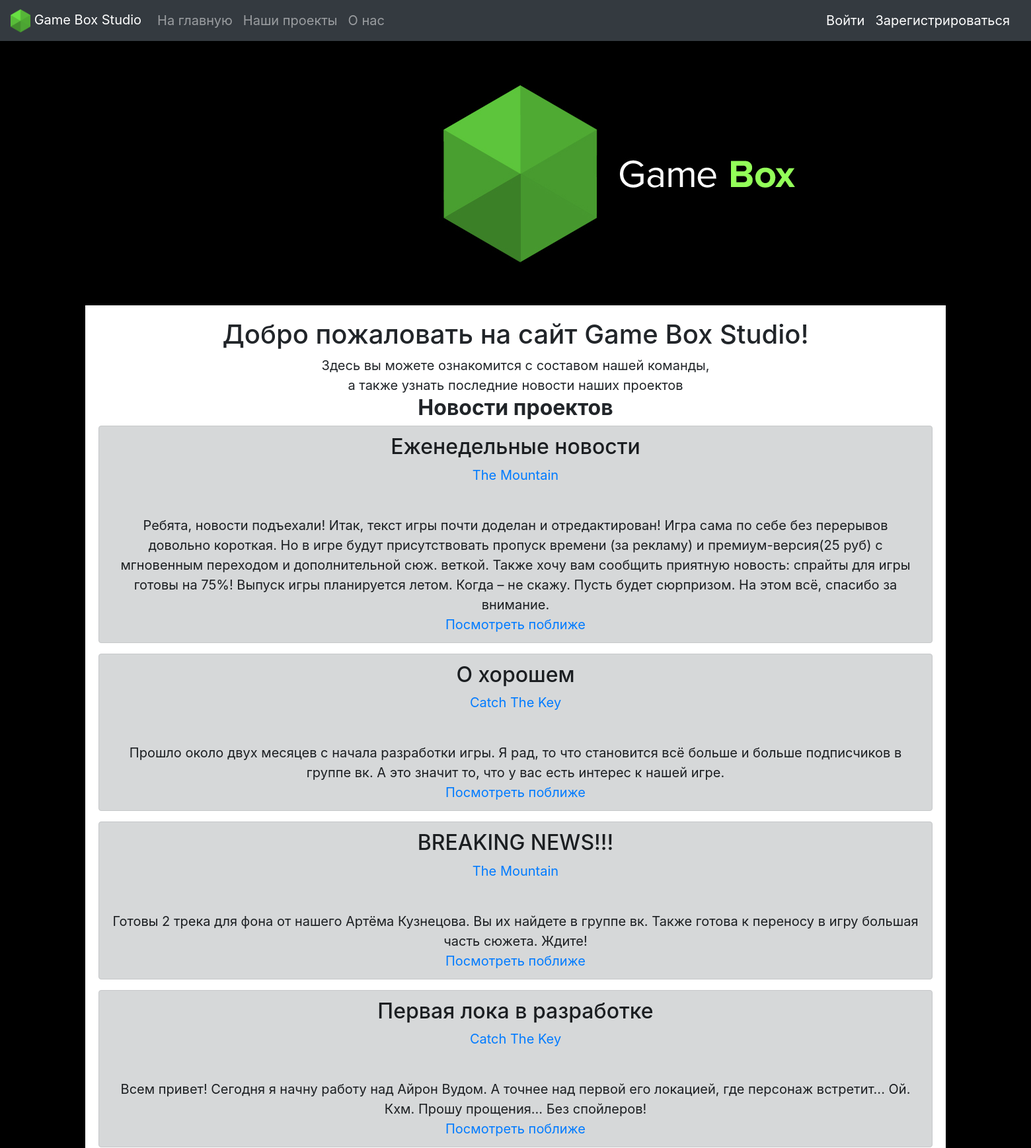
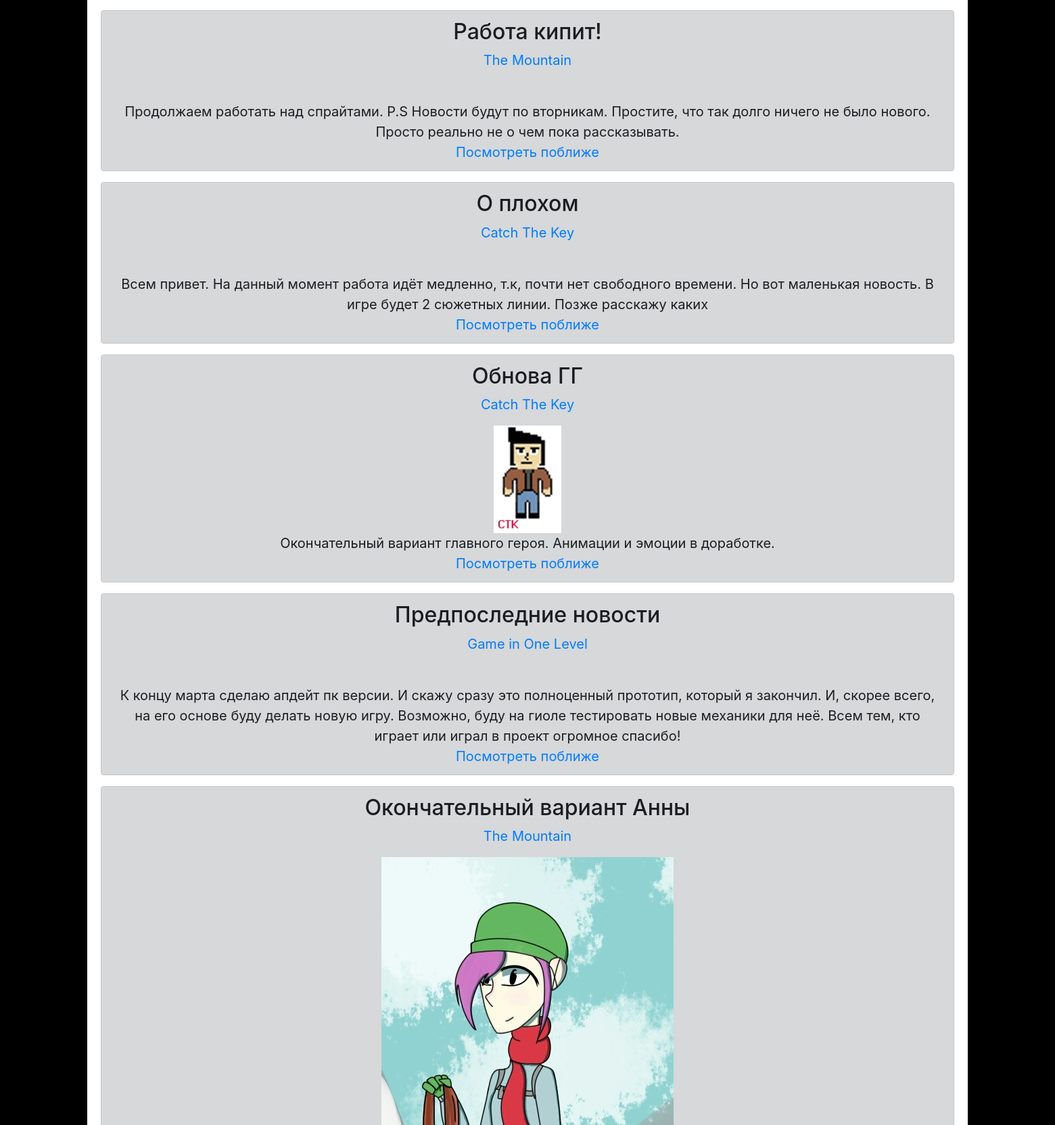
The page / (upper part) on the database its author committed (2 pictures, top to bottom).
### tables this page shows
CREATE TABLE news 
                            (id INTEGER PRIMARY KEY AUTOINCREMENT,
                             user_id INTEGER, 
                             title VARCHAR(100),
                             content VARCHAR(1000),
                             image VARCHAR(1000),
                             project VARCHAR(100)
                             );

### server.py (the view)
@app.route('/')
def home():
    news = news_model.get_all()
    return render_template('main.html', title='Главная', news=news)

### db.py (called while the page is built)
    def get_all(self, project=None):
        cursor = self.connection.cursor()
        if project:
            cursor.execute("SELECT * FROM news WHERE project = ?", (str(project),))
        else:
            cursor.execute("SELECT * FROM news")
        rows = sorted(cursor.fetchall(), reverse=True)
        return rows

### templates/main.html (shortened to what this page needs)
{% extends "base.html" %}
{% block content %}
		<center><img src="static/img/GameBox.png" alt=""></center>
		<div style="padding: 20px" align="center">
			<center><h1> Добро пожаловать на сайт Game Box Studio! </h1></center>
			<div>
				Здесь вы можете ознакомится с составом нашей команды,<br>
				а также узнать последние новости наших проектов
			</div>
			<h2><b>Новости проектов</b></h2>
			{% for item in news %}
				<div class="alert alert-dark" role="alert">
					<h2>{{item[2]}}</h2>
					{% if item[5] == 'CTK' %}
						<p><a href="/Catch_The_Key">Catch The Key</a></p>
					{% elif item[5] == 'GiOL' %}
						<p><a href="/Game_in_One_Level">Game in One Level</a></p>
					{% elif item[5] == 'TM' %}
						<p><a href="/The_Mountain">The Mountain</a></p>
					{% endif %}
					{% if item[4] != None %}
						<img src="/static/img/news/{{item[4]}}" alt="">
					{% endif %}
					<div>{{item[3]}}</div>
					<a href="/news/{{item[0]}}">Посмотреть поближе</a>
				</div>
			{% endfor %}
		</div>
{% endblock %}

### templates/base.html (shortened to what this page needs)
<!doctype html>
<html lang="en">
<head>
    <link rel="stylesheet" href="https://maxcdn.bootstrapcdn.com/bootstrap/4.0.0/css/bootstrap.min.css">
</head>
  <body>
    <header>
      <nav class="navbar navbar-expand-lg navbar-dark bg-dark">
		  <a class="navbar-brand" href="/">
		  <img src="/static/img/GameBoxLogo.png" width="30" height="35" alt="">
		  Game Box Studio
		  </a>
		  <div class="collapse navbar-collapse" id="navbarNav">
			<ul class="navbar-nav">
			  <li class="nav-item">
				<a class="nav-link" href="/">На главную<span class="sr-only">(current)</span></a>
			  </li>
			  <li class="nav-item">
				<a class="nav-link" href="/projects">Наши проекты</a>
			  </li>
			  <li class="nav-item">
				<a class="nav-link" href="/about">О нас</a>
			  </li>
			</ul>
		  </div>
			{% if "username" in session %}
			<a class="navbar-brand" href="/profile">{{session['username']}}</a>
			{% else %}
			<a class="navbar-brand" href="/login">Войти</a>
			<a class="navbar-brand" href="/sign_up">Зарегистрироваться</a>
			{% endif %}
		</nav>
    </header>
    <main role="main" class="w3-container">
		{% block content %}{% endblock %}
    </main>
  </body>
</html>

### templates/base.html (style rules this page uses)
html { height: 100%; }
body { background-color: #000000; background-image: url(/static/img/GameBox.png); background-attachment: fixed; background-position: center; background-repeat: no-repeat; margin: 0; position: relative; min-height: 1000px; }
main { padding-bottom: 120px; }
.w3-container { float: center; max-width: 83.5%; max-height: 100%; background-color: #FFFFFF; word-wrap: break-word; margin-left: auto; margin-right: auto; }
div { font-size: 20px; }

### rows shown on the page
news: title "Еженедельные новости", project "The Mountain", content "Ребята, новости подъехали! Итак, текст игры почти доделан и отредактирован! Игра сама по себе без перерывов довольно короткая. Но в игре будут присутствовать пропуск времени (за рекламу) и премиум-версия(25 руб) с мгновенным переходом и дополнительной сюж. веткой. Также хочу вам сообщить приятную новость: спрайты для игры готовы на 75%! Выпуск игры планируется летом. Когда – не скажу. Пусть будет сюрпризом. На этом всё, спасибо за внимание."
news: title "О хорошем", project "Catch The Key", content "Прошло около двух месяцев с начала разработки игры. Я рад, то что становится всё больше и больше подписчиков в группе вк. А это значит то, что у вас есть интерес к нашей игре."
news: title "BREAKING NEWS!!!", project "The Mountain", content "Готовы 2 трека для фона от нашего Артёма Кузнецова. Вы их найдете в группе вк. Также готова к переносу в игру большая часть сюжета. Ждите!"
news: title "Первая лока в разработке", project "Catch The Key", content "Всем привет! Сегодня я начну работу над Айрон Вудом. А точнее над первой его локацией, где персонаж встретит... Ой. Кхм. Прошу прощения... Без спойлеров!"
news: title "Работа кипит!", project "The Mountain", content "Продолжаем работать над спрайтами. P.S Новости будут по вторникам. Простите, что так долго ничего не было нового. Просто реально не о чем пока рассказывать."
news: title "О плохом", project "Catch The Key", content "Всем привет. На данный момент работа идёт медленно, т.к, почти нет свободного времени. Но вот маленькая новость. В игре будет 2 сюжетных линии. Позже расскажу каких"
news: title "Обнова ГГ", project "Catch The Key", image (picture), content "Окончательный вариант главного героя. Анимации и эмоции в доработке."
news: title "Предпоследние новости", project "Game in One Level", content "К концу марта сделаю апдейт пк версии. И скажу сразу это полноценный прототип, который я закончил. И, скорее всего, на его основе буду делать новую игру. Возможно, буду на гиоле тестировать новые механики для неё. Всем тем, кто играет или играл в проект огромное спасибо!"
news: title "Окончательный вариант Анны", project "The Mountain", image (picture)
